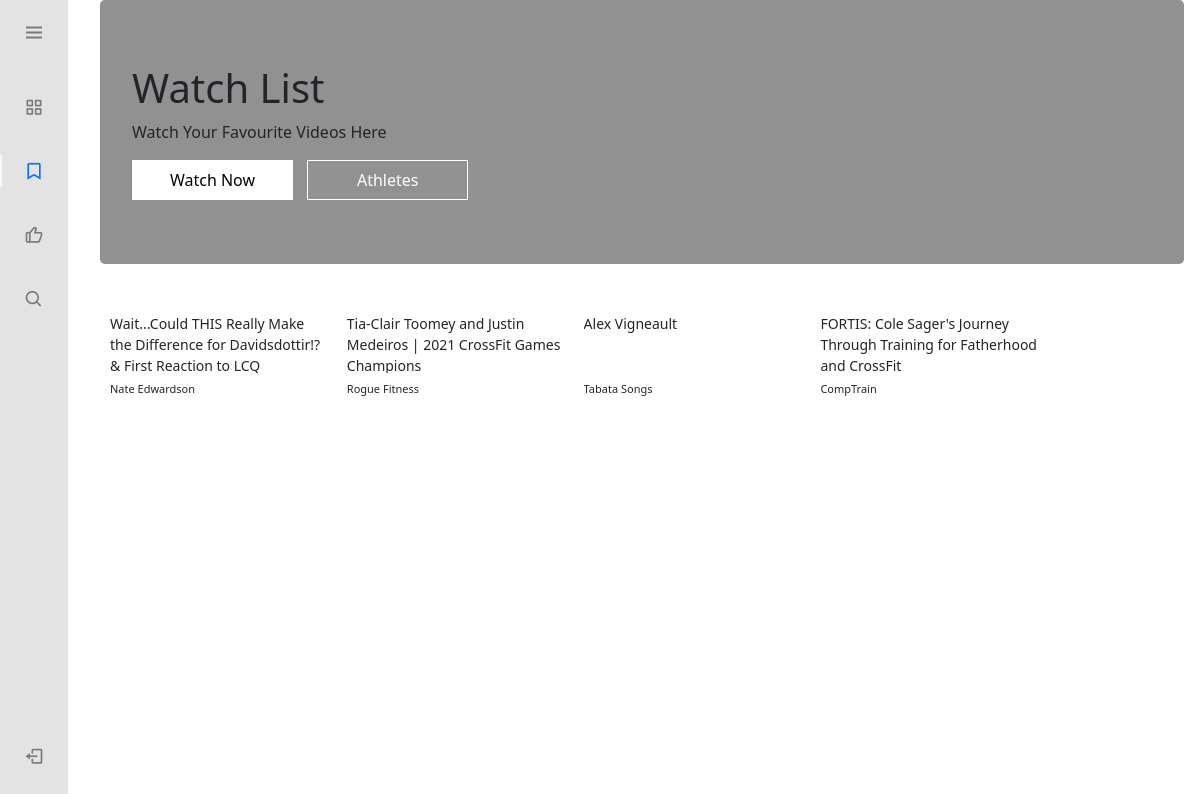
Before: /watchlist/ (signed in) with the older database file.
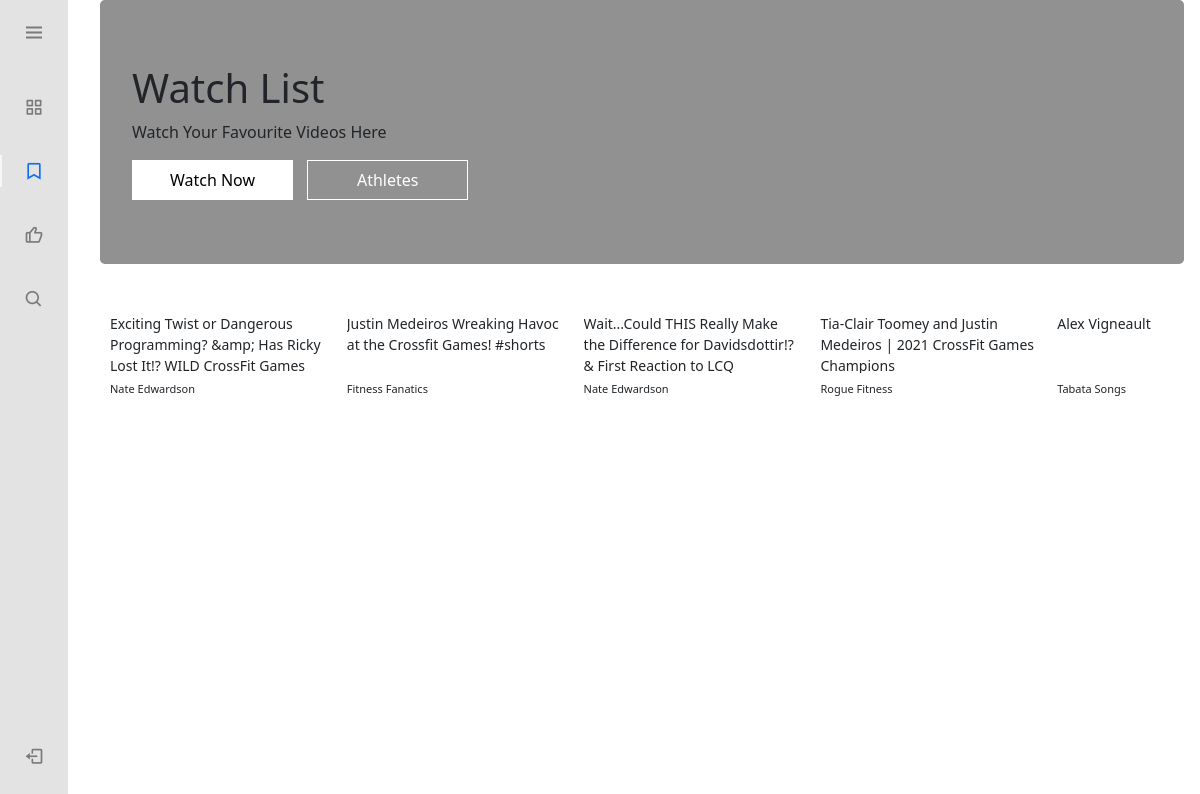
After: the same page with the newer database file.
### youtube_app/models.py (models this page shows)
class WatchList(models.Model):
    user= models.ForeignKey(User, on_delete=models.CASCADE)
    video_title= models.CharField(max_length=300)
    video_description= models.CharField(max_length= 600)
    video_id= models.CharField(max_length= 20)
    channel_title= models.CharField(max_length=100)
    upload_date=models.CharField(max_length=100)
    channel_profile_pic= models.CharField(max_length=100)
    video_thumbnail_pic= models.CharField(max_length=100)

### youtube_app/views.py (the view)
# urls.py: path('watchlist/', views.watch_list_view, name='watchlist'),
def watch_list_view(request):
    print('Watch list view ****************************')
    all_videos= WatchList.objects.filter(user=request.user).order_by('-id')
    context= {'all_videos': all_videos}
    return render(request, 'youtube/watch_list.html', context)

### youtube_app/templates/youtube/watch_list.html (shortened to what this page needs)
{% extends 'youtube/base.html' %}
{% load static %}
{% block extrastylesheet %}
<link rel="stylesheet" href="{% static 'youtube/css/home.css' %}">
<link rel="stylesheet" href="https://cdn.jsdelivr.net/npm/boxicons@latest/css/boxicons.min.css">
{% endblock %}
{% block content %}
<div class="jumbotron text-left" style="margin-bottom:0">
    <h1>Watch List</h1>
    <p>Watch Your Favourite Videos Here</p>
    <div>
        <button class="upper_section_buttons upper_section_buttons_active">Watch Now</button>
        <Button class="upper_section_buttons">Athletes</Button>
    </div>
  </div>
<div class="videos_main_div" >
    {% for video in all_videos %}
    <div class="video_box">
        <div class="video_box_upper">
            <div style="margin-bottom: 5px;">
            </div>
            <div class="title_box">
                <p class="video_title">{{video.video_title|truncatewords:20}}</p>
            </div>
        </div>
        <div class="watch_list_block">
            <form action="{% url 'channelhome' %}" method="post">
                <p class="channel_video_title" onclick="script: $(this).parent('form').submit()">{{video.channel_title}}</p>
            </form>
            <button type="button" class="unsave_button"><box-icon name='bookmark' type='solid' ></box-icon></button>
        </div>
    </div>
    {% endfor %}
</div>
{% endblock %}

### youtube_app/templates/youtube/base.html (shortened to what this page needs)
{% load static %}
<!DOCTYPE html>
<html lang="en">
<head>
  <link rel="stylesheet" href="https://cdn.jsdelivr.net/npm/bootstrap@4.6.1/dist/css/bootstrap.min.css">
  <link href= "http://ajax.googleapis.com/ajax/libs/jqueryui/1.8.16/themes/ui-lightness/jquery-ui.css"        rel="stylesheet" type="text/css" />
  {% block extrastylesheet %}
  {% endblock %}
</head>
<body>
  {% include 'youtube/sidebar.html' %}
{% block content %}
{% endblock %}
</body>
</html>

### youtube_app/templates/youtube/sidebar.html (shortened to what this page needs)
{% load static %}
<link rel="stylesheet" href="{% static 'youtube/css/sidebar.css' %}">
<link rel="stylesheet" href="https://cdn.jsdelivr.net/npm/bootstrap@5.0.0-beta1/dist/css/bootstrap.min.css">
<link rel="stylesheet" href="https://cdn.jsdelivr.net/npm/boxicons@latest/css/boxicons.min.css">
<link rel="stylesheet" href="https://cdnjs.cloudflare.com/ajax/libs/font-awesome/4.7.0/css/font-awesome.min.css">
<body id="body-pd">
    <div class="l-navbar" id="nav-bar">
        <nav class="nav">
            <div>
                <div class="header_toggle"> <i class='bx bx-menu' id="header-toggle"></i></div>
                <div class="nav_list">
                     {% if 'watchlist' in request.path %}
                     <a href="{% url 'home' %}" class="nav_link "> <i class='bx bx-grid-alt nav_icon'></i> <span class="nav_name">Home</span> </a>
                     <a href="{% url 'watchlist' %}" class="nav_link active"> <i class='bx bx-bookmark nav_icon'></i> <span class="nav_name">Watch Later</span> </a>
                     <a href="{% url 'follow_personality_home' %}" class="nav_link"> <i class='bx bx-like nav_icon'></i> <span class="nav_name">Follow a Personality</span> </a>
                     {%  endif %}
                     <a href="#" class="nav_link" id="search_button"> <i class='bx bx-search nav_icon'></i> <span class="nav_name">Search</span>
                        </a>
                </div>
            </div>
            <a href="{% url 'logout' %}" class="nav_link"> <i class='bx bx-log-out nav_icon'></i> <span class="nav_name">SignOut</span> </a>
        </nav>
    </div>
</body>

### static/youtube/css/home.css (style rules this page uses)
.videos_main_div { display: -webkit-box; overflow-x: scroll; justify-content: left; align-items: center; margin-top: 10px; }
.video_box { margin: 10px; overflow-y: hidden; width: 20%; }
.video_box_upper { cursor: pointer; }
.video_title { font-size: 14px; }
.channel_video_title { font-size: 11px; }
.title_box { height: 60px; overflow: hidden; }
.unsave_button { border: none !important; background: white; }
.watch_list_block { display: flex; justify-content: space-between; margin-top: 8px; }
.jumbotron { background: #919191; }
.upper_section_buttons { border: 1px solid white; background: #919191; width: 161px; padding: 7px; color: white; margin-right: 10px; }
.upper_section_buttons_active { color: black !important; background: white !important; }

### static/youtube/css/sidebar.css (style rules this page uses)
:root { --header-height: 3rem;--nav-width: 68px;--first-color: #4723D9;--first-color-light: #AFA5D9;--white-color: #F7F6FB;--body-font: 'Nunito', sans-serif;--normal-font-size: 1rem;--z-fixed: 100 }
*,::before,::after { box-sizing: border-box }
body { position: relative;margin: var(--header-height) 0 0 0;padding: 0 1rem;font-family: var(--body-font);font-size: var(--normal-font-size);transition: .5s }
a { text-decoration: none }
.header_toggle { color:#7a7a7a; padding-left: 22px; font-size: 1.5rem; cursor: pointer }
.l-navbar { position: fixed; top: 0; left: -30%; width: var(--nav-width); height: 100vh; background-color:#e3e3e3; padding: .5rem 1rem 0 0; transition: .5s; z-index: var(--z-fixed) }
.nav { height: 100%; display: flex; flex-direction: column; justify-content: space-between; overflow: hidden }
.nav_list { margin-top: 35px; }
.nav_logo, .nav_link { text-decoration: none !important; display: grid; grid-template-columns: max-content max-content; align-items: center; column-gap: 1rem; padding: .5rem 0 .5rem 1.5rem }
.nav_link { position: relative; color: #7a7a7a; margin-bottom: 1.5rem;transition: .3s }
.nav_icon { font-size: 1.25rem }
.active { text-decoration: wavy !important; color: var(--bs-blue) }
.active::before { content: ''; position: absolute; left: 0;width: 2px; height: 32px; background-color: var(--white-color) }
@media screen and (min-width: 768px) { body { margin: calc(var(--header-height) + 1rem) 0 0 0; padding-left: calc(var(--nav-width) + 2rem) } }
@media screen and (min-width: 768px) { .l-navbar { left: 0;padding: 1rem 1rem 0 0 } }

Changed rows visible on the page:
no longer on this page (row unchanged): WatchList: video_title "FORTIS: Cole Sager's Journey Through Training for Fatherhood and CrossFit", channel_title "CompTrain"
added WatchList: video_title "Exciting Twist or Dangerous Programming? &amp; Has Ricky Lost It!? WILD CrossFit Games…", channel_title "Nate Edwardson"
added WatchList: video_title "Justin Medeiros Wreaking Havoc at the Crossfit Games! #shorts", channel_title "Fitness Fanatics"
